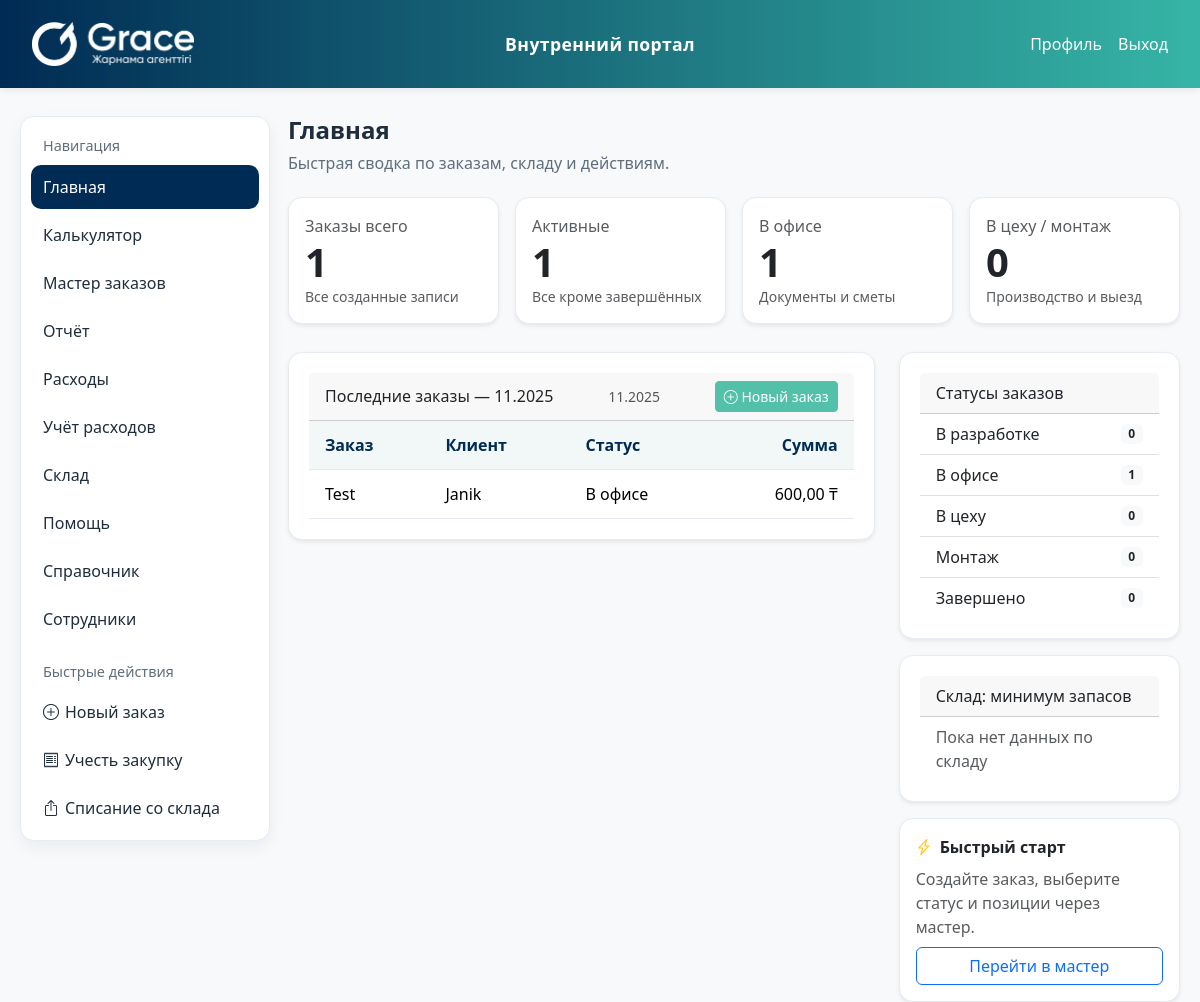
The page / on the database its author committed.
### portal/models.py (models this page shows, shortened)
class TimestampedModel(models.Model):
    created_at = models.DateTimeField(auto_now_add=True)
    updated_at = models.DateTimeField(auto_now=True)
    class Meta:
        abstract = True

class Order(TimestampedModel):
    class Status(models.TextChoices):
        DEVELOPMENT = "development", "В разработке"
        OFFICE = "office", "В офисе"
        WORKSHOP = "workshop", "В цеху"
        INSTALLATION = "installation", "Монтаж"
        DONE = "done", "Завершено"
    title = models.CharField(max_length=255)
    client = models.ForeignKey(Client, on_delete=models.CASCADE, related_name="orders")
    description = models.TextField(blank=True)
    status = models.CharField(max_length=32, choices=Status.choices, default=Status.DEVELOPMENT)
    start_date = models.DateField("Дата начала", null=True, blank=True)
    end_date = models.DateField("Дата завершения", null=True, blank=True)
    total_amount = models.DecimalField(max_digits=12, decimal_places=2, default=0)
    is_locked = models.BooleanField(
        default=False,
        help_text="Заблокированные заказы нельзя редактировать без прав супер-админа",
    )
    class Meta:
        ordering = ["-created_at"]

class Client(TimestampedModel):
    name = models.CharField(max_length=255)
    contact_person = models.CharField(max_length=255, blank=True)
    email = models.EmailField(blank=True)
    phone = models.CharField(max_length=64, blank=True)
    address = models.CharField(max_length=255, blank=True)
    notes = models.TextField(blank=True)

### portal/views.py (the view)
# urls.py: path('', views.index, name='index'),
def index(request):
    order_bounds = Order.objects.aggregate(
        min_date=Min("created_at"), max_date=Max("created_at")
    )
    order_month = _month_context(
        request,
        order_bounds.get("min_date"),
        order_bounds.get("max_date"),
    )
    status_cards = [
        {
            "key": Order.Status.DEVELOPMENT,
            "label": "В разработке",
            "description": "Макеты, расчёты",
            "accent": "primary",
        },
        {
            "key": Order.Status.OFFICE,
            "label": "В офисе",
            "description": "Подготовка документов",
            "accent": "info",
        },
        {
            "key": Order.Status.WORKSHOP,
            "label": "В цеху",
            "description": "Производство",
            "accent": "warning",
        },
        {
            "key": Order.Status.INSTALLATION,
            "label": "Монтаж",
            "description": "Выезды и монтаж",
            "accent": "secondary",
        },
        {
            "key": Order.Status.DONE,
            "label": "Завершено",
            "description": "Сданы клиенту",
            "accent": "success",
        },
    ]
    counts = {
        card["key"]: Order.objects.filter(status=card["key"]).count() for card in status_cards
    }
    for card in status_cards:
        card["count"] = counts.get(card["key"], 0)
    status_summary = {
        "total": Order.objects.count(),
        "active": sum(counts.values()) - counts.get(Order.Status.DONE, 0),
        "office": counts.get(Order.Status.OFFICE, 0),
        "workshop": counts.get(Order.Status.WORKSHOP, 0) + counts.get(Order.Status.INSTALLATION, 0),
        "done": counts.get(Order.Status.DONE, 0),
    }
    recent_orders = (
        Order.objects.select_related("client")
        .prefetch_related("items")
        .filter(
            created_at__date__gte=order_month["month_start"],
            created_at__date__lt=order_month["month_end"],
        )
        .order_by("-created_at")
    )
    low_stock = InventoryItem.objects.order_by("quantity_on_hand")[:5]
    context = {
        "status_cards": status_cards,
        "status_summary": status_summary,
        "recent_orders": recent_orders,
        "low_stock": low_stock,
        "order_month": order_month,
    }
    return render(request, "portal/index.html", context)

### portal/context_processors.py (called while the page is built)
def app_config(request):
    return {"APP_CONFIG": {
        "TRELLO_KEY": os.getenv("TRELLO_KEY", ""),
        "TRELLO_TOKEN": os.getenv("TRELLO_TOKEN", ""),
        "SHEETS_API_KEY": os.getenv("SHEETS_API_KEY", ""),
    }}

### portal/views.py (called while the page is built)
def _normalize_to_date(value):
    if value is None:
        return None
    if isinstance(value, datetime):
        return value.date()
    return value

### portal/templates/portal/index.html (shortened to what this page needs)
{% extends 'portal/base.html' %}
{% block content %}
  <h1 class="page-title">Главная</h1>
  <p class="page-sub">Быстрая сводка по заказам, складу и действиям.</p>
  <div class="row row-cols-1 row-cols-md-4 g-3">
    <div class="col">
      <div class="card shadow-sm p-3 h-100">
        <div class="text-muted">Заказы всего</div>
        <div class="display-6 fw-bold">{{ status_summary.total }}</div>
        <div class="small text-muted">Все созданные записи</div>
      </div>
    </div>
    <div class="col">
      <div class="card shadow-sm p-3 h-100">
        <div class="text-muted">Активные</div>
        <div class="display-6 fw-bold">{{ status_summary.active }}</div>
        <div class="small text-muted">Все кроме завершённых</div>
      </div>
    </div>
    <div class="col">
      <div class="card shadow-sm p-3 h-100">
        <div class="text-muted">В офисе</div>
        <div class="display-6 fw-bold">{{ status_summary.office }}</div>
        <div class="small text-muted">Документы и сметы</div>
      </div>
    </div>
    <div class="col">
      <div class="card shadow-sm p-3 h-100">
        <div class="text-muted">В цеху / монтаж</div>
        <div class="display-6 fw-bold">{{ status_summary.workshop }}</div>
        <div class="small text-muted">Производство и выезд</div>
      </div>
    </div>
  </div>
  <div class="row g-4 mt-1">
    <div class="col-lg-8">
      <div class="card shadow-sm">
        <div class="card-header d-flex justify-content-between align-items-center">
          <div>
            Последние заказы — {{ order_month.month_label }}
          </div>
          <div class="btn-group">
            <span class="btn btn-sm btn-light disabled">{{ order_month.month_label }}</span>
          </div>
          <a class="btn btn-sm btn-primary" href="{% url 'portal:wizard' %}">
            <i class="bi bi-plus-circle"></i> Новый заказ
          </a>
        </div>
        <div class="table-responsive">
          <table class="table align-middle mb-0">
            <thead class="table-light">
              <tr><th>Заказ</th><th>Клиент</th><th>Статус</th><th class="text-end">Сумма</th></tr>
            </thead>
            <tbody>
              {% for order in recent_orders %}
                <tr>
                  <td>
                    <a href="{% url 'portal:order_detail' order.pk %}" class="link-body-emphasis">
                      {{ order.title }}
                    </a>
                  </td>
                  <td>{{ order.client.name }}</td>
                  <td>{{ order.get_status_display }}</td>
                  <td class="text-end">{{ order.total_amount }} ₸</td>
                </tr>
              {% empty %}
                <tr><td colspan="4" class="text-muted">Нет заказов — создайте первый в мастере</td></tr>
              {% endfor %}
            </tbody>
          </table>
        </div>
      </div>
    </div>
    <div class="col-lg-4">
      <div class="card shadow-sm mb-3">
        <div class="card-header">Статусы заказов</div>
        <ul class="list-group list-group-flush">
          {% for card in status_cards %}
            <li class="list-group-item d-flex justify-content-between align-items-center">
              <span>{{ card.label }}</span>
              <span class="badge bg-light text-dark">{{ card.count }}</span>
            </li>
          {% empty %}
            <li class="list-group-item text-muted">Нет данных по статусам</li>
          {% endfor %}
        </ul>
      </div>
      <div class="card shadow-sm mb-3">
        <div class="card-header">Склад: минимум запасов</div>
        <ul class="list-group list-group-flush">
          {% for item in low_stock %}
            <li class="list-group-item d-flex justify-content-between align-items-center">
              <div>
                <div class="fw-semibold">{{ item.name }}</div>
                <div class="text-muted small">{{ item.sku }}</div>
              </div>
              <span class="badge bg-warning text-dark">{{ item.quantity_on_hand }}</span>
            </li>
          {% empty %}
            <li class="list-group-item text-muted">Пока нет данных по складу</li>
          {% endfor %}
        </ul>
      </div>
      <div class="card shadow-sm p-3">
        <div class="d-flex align-items-center mb-2">
          <i class="bi bi-lightning-charge text-warning me-2"></i>
          <div class="fw-semibold">Быстрый старт</div>
        </div>
        <p class="text-muted mb-2">Создайте заказ, выберите статус и позиции через мастер.</p>
        <a class="btn btn-outline-primary w-100" href="{% url 'portal:wizard' %}">Перейти в мастер</a>
      </div>
    </div>
  </div>
{% endblock %}

### portal/static/portal/css/styles.css (style rules this page uses)
:root { --brand-primary: #53C0A9; --brand-dark: #002B54; --brand-bg: #f7f9fb; --text: #1F2D3D; --muted: #606e7c; --line: #e7ecf3; --card: #fff; --radius: 14px; --shadow: 0 6px 16px rgba(6, 21, 46, 0.06); }
html, body { height: 100%; }
body { margin: 0; background: var(--brand-bg); color: var(--text); font-family: "Segoe UI", system-ui, -apple-system, sans-serif; }
.page-title { margin: 0 0 6px; font-size: 24px; font-weight: 800; }
.page-sub { margin: 0 0 22px; color: var(--muted); }
.card { background: var(--card); border: 1px solid var(--line); border-radius: var(--radius); box-shadow: var(--shadow); padding: 20px; }
.table { width: 100%; border-collapse: collapse; }
.table th, .table td { padding: 12px 16px; border-bottom: 1px solid #e5e9f0; text-align: left; vertical-align: middle; }
.table th { background: #f1f8f7; font-weight: 600; color: var(--brand-dark); }
.table tr:last-child td { border-bottom: 1px solid #e5e9f0; }
.table td a { color: var(--brand-primary); text-decoration: none; font-weight: 500; }
.btn-primary { background: var(--brand-primary) !important; border-color: var(--brand-primary) !important; }

### rows shown on the page
Order: title "Test", client.name "Janik", status "В офисе", total_amount "600,00"

### other values the page prints
{{ status_summary.total }} "1"
{{ status_summary.active }} "1"
{{ status_summary.office }} "1"
{{ status_summary.workshop }} "0"
{{ order_month.month_label }} "11.2025"
{{ card.label }} "В разработке" "В офисе" "В цеху" "Монтаж" "Завершено"
{{ card.count }} "0" "1" "0" "0" "0"
